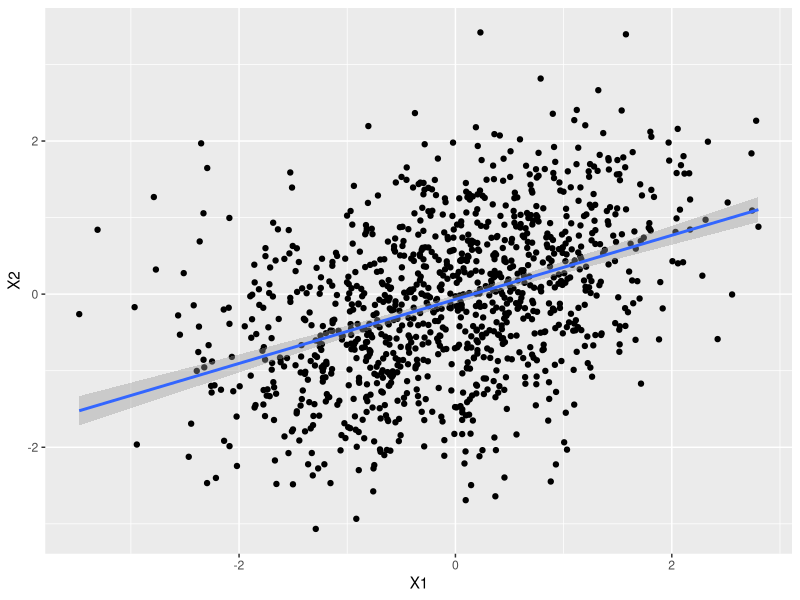
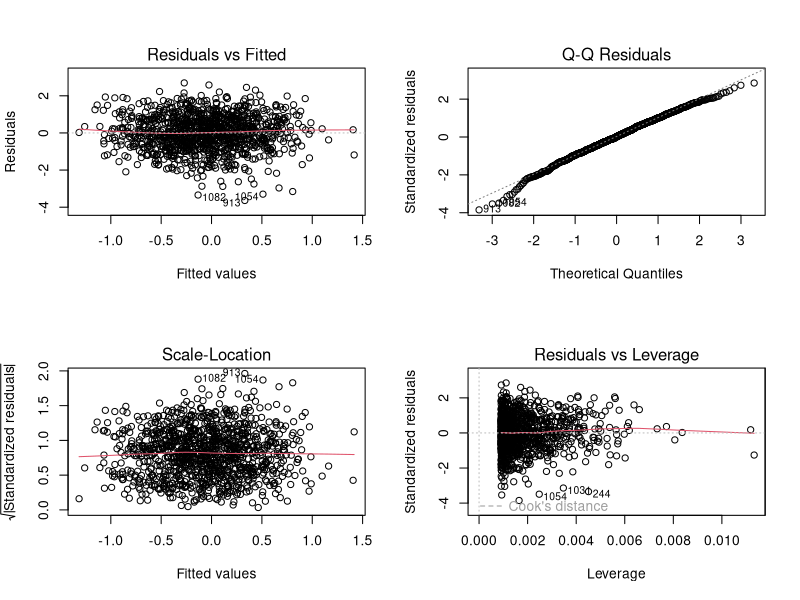
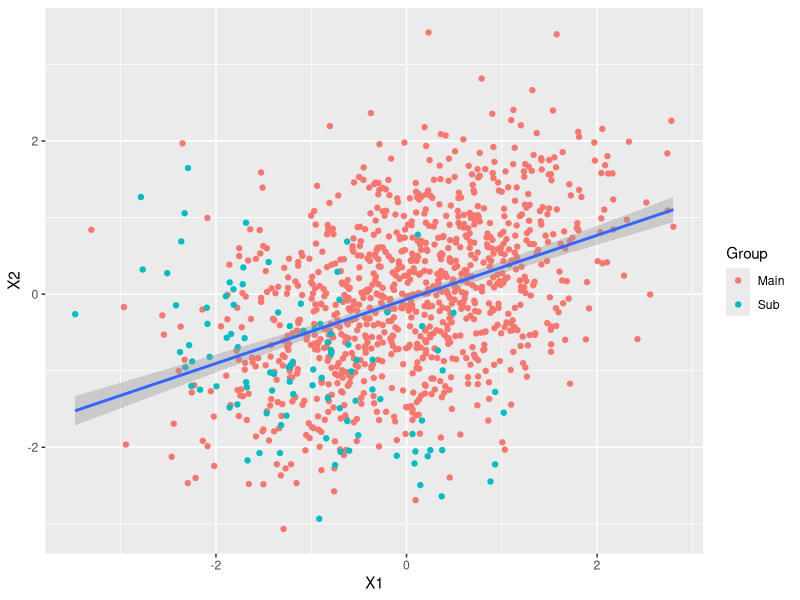
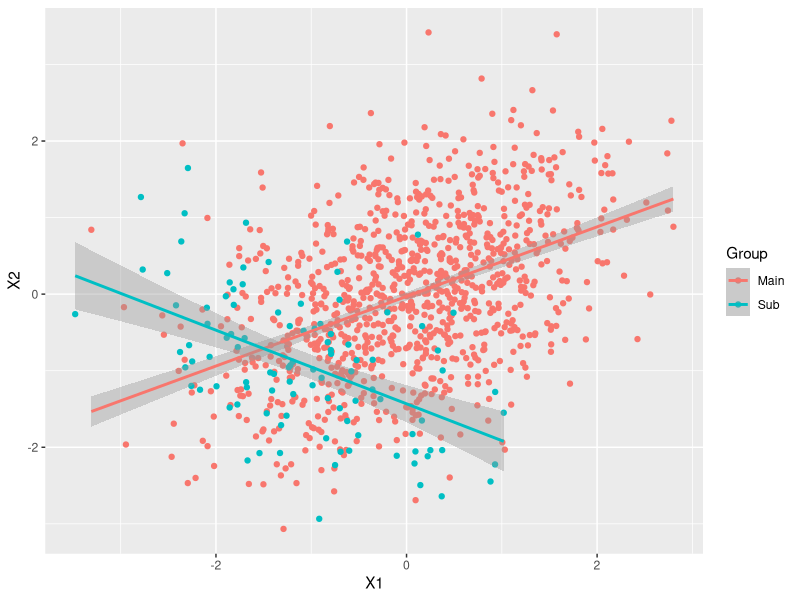

The R script that drew these images, in order:
## ---- chunk 1
knitr::opts_chunk$set(echo = TRUE)
## ---- chunk 2
library(MASS)
library(ggplot2)
set.seed(246534)
#main <- data.frame(mainX,mainY)
sig <- diag(2)
sig[2,1] = 0.5
sig[1,2] = 0.5
main <- data.frame(mvrnorm(1000,rep(0,2),sig))
main$Group <- "Main"

sig[2,1] = -0.5
sig[1,2] = -0.5
sub <- data.frame(mvrnorm(100,rep(-1,2),sig))
sub$Group <- "Sub"

combined <- rbind(main,sub)
combined$Group = factor(combined$Group)
## ---- chunk 3
ggplot(combined, aes(x=X1, y=X2)) +
  geom_point() +
  geom_smooth(method = "lm", se = TRUE)
## ---- chunk 4
par(mfrow = c(2,2))
plot(lm(X1 ~ X2, data=combined))
## ---- chunk 5
ggplot(combined, aes(x=X1, y=X2)) +
  geom_point(aes(color=Group)) +
  geom_smooth(method = "lm", se = TRUE)
## ---- chunk 6
ggplot(combined, aes(x=X1, y=X2, color=Group)) +
  geom_point() +
  geom_smooth(method = "lm", se = TRUE)
